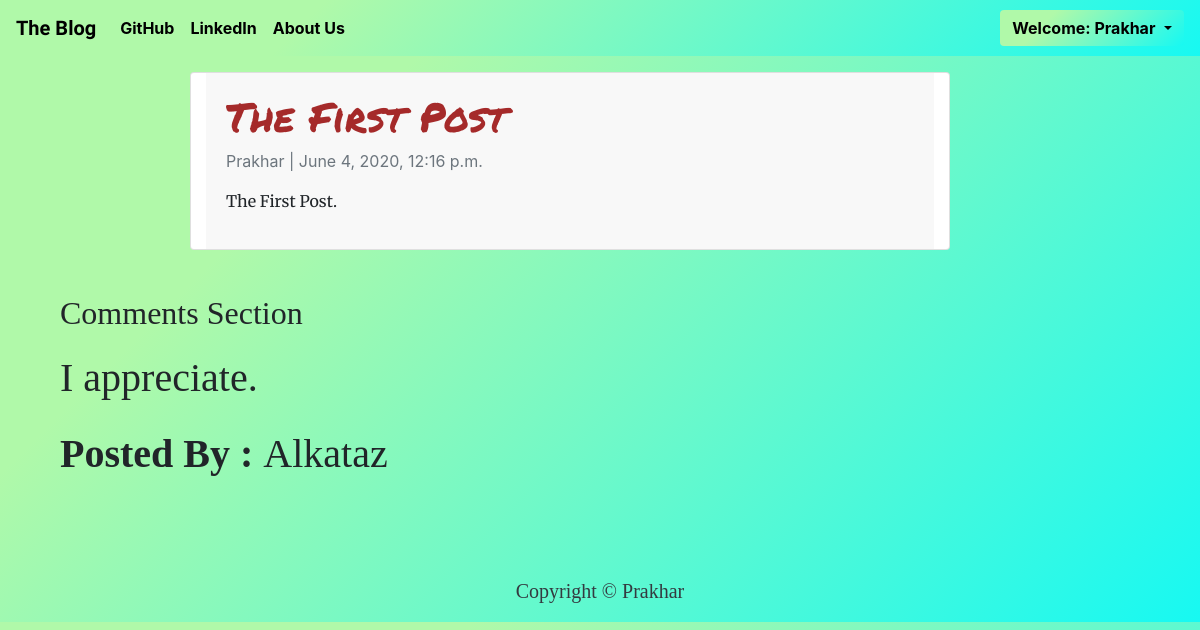
Page /blog/the_first_post (signed in) on the committed database.
### basic_app/models.py (models this page shows, shortened)
class Post(models.Model):
    title = models.CharField(max_length=200, unique=True)
    slug = models.SlugField(max_length=200, unique=True)
    author = models.ForeignKey(User, on_delete= models.CASCADE,related_name='blog_posts')
    content = models.TextField()
    created_on = models.DateTimeField(auto_now_add=True)
    status = models.IntegerField(choices=STATUS, default=0)
    class Meta:
        ordering = ['-created_on']

class Comment(models.Model):
    post = models.ForeignKey(Post,on_delete=models.CASCADE,related_name='comments')
    name = models.CharField(max_length=80)
    email = models.EmailField()
    body = models.TextField()
    created_on = models.DateTimeField(auto_now_add=True)
    active = models.BooleanField(default=False)
    class Meta:
        ordering = ['created_on']

### basic_app/views.py (the view)
# urls.py: path('<slug:slug>', views.PostDetail.as_view(),name='post_detail'),
class PostDetail(DetailView):
    model = Post
    template_name = 'basic_app/post_detail.html'

### basic_app/templates/basic_app/post_detail.html
{% extends 'basic_app/base.html' %}
{% block body_block %}
    <div class="row">
        <div class="col-md-8 card mb-4 mt-3 left top">
            <div class="card-body">
                <h1 class="detail_title">{{ post.title }}</h1>
                <p class=" text-muted">{{ post.author }} | {{ post.created_on }}</p>
                <p class="detail_text">{{ post.content | safe }}</p>
            </div>
        </div>
    </div>
    <div class="comment_section">
        <div class="container">
            <h2 class="comment-heading">Comments Section</h2>
            {% for comment in post.comments.all %}
                <div>
                    <p>{{ comment.body|safe|linebreaks }}</p>
                    <p><b>Posted By : </b>{{ comment.name }}</p>
                    <br>
                </div>
            {% endfor %}
        </div>
    </div>
{% endblock body_block %}

### basic_app/templates/basic_app/base.html (shortened to what this page needs)
<!DOCTYPE html>
{% load static %}
<html lang="en">
<head>
    <link rel="stylesheet" href="https://stackpath.bootstrapcdn.com/bootstrap/4.4.1/css/bootstrap.min.css">
</head>
<body>
  <nav class="navbar navbar-expand-lg navbar-light bg-light">
    <a class="navbar-brand" href="{% url 'home' %}"> <b class="blod_left title">The Blog</b> </a>
    <div class="collapse navbar-collapse" id="navbarNav">
      <ul class="navbar-nav">
        <li class="nav-item">
          <a class="nav-link" href="https://www.github.com"><b class="blod_left">GitHub</b></a>
        </li>
        <li class="nav-item">
          <a class="nav-link" href="https://www.linkedin.com"><b class="blod_left">LinkedIn</b></a>
        </li>
        <li class="nav-item">
          <a class="nav-link" href="{% url 'blog:about_us' %}"><b class="blod_left">About Us</b></a>
        </li>
      </ul>
    </div>
    <div class="dropdown">
      {% if user.is_authenticated %}
        <button class="btn btn-secondary dropdown-toggle" type="button" id="dropdownMenuButton" data-toggle="dropdown" aria-haspopup="true" aria-expanded="false">
          <a><b class="bold_left">Welcome: {{user.username}}</b></a>
        </button>
      {% else %}
        <button type="button" class="btn"><a class="nav navbar-nav navbar-right" href="{% url 'login' %}"> <b class="bold_right">Log In</b> </a></button>
      {% endif %}
    </div>
  </nav>
    <div class="container">
        {% block body_block %}
        {% endblock body_block %}
    </div>
    <footer class="py-3 bg-grey foot">
        <p class="m-0 text-dark text-center ">Copyright &copy; Prakhar</p>
    </footer>
</body>
</html>

### basic_app/templates/basic_app/base.html (style rules this page uses)
.card-body { background-color: rgba(245, 245, 245, 0.671); }
body { background-color: #17f9f2; background-image: linear-gradient(315deg, #17f9f2 0%, #b0f9a9 74%); }
.navbar { background-color: #17f9f2; background-image: linear-gradient(315deg, #17f9f2 0%, #b0f9a9 74%); }
.title { font-family: 'Metal Mania', cursive; }
.left { margin-left: 160px; position: static; }
#dropdownMenuButton { color: black; border-style: hidden; background-color: #17f9f2; background-image: linear-gradient(315deg, #17f9f2 0%, #b0f9a9 74%); }
.blod_left { color: black; }
.detail_title { color: brown; font-family: 'Permanent Marker', cursive; }
.detail_text { font-family: 'Merriweather', serif; }
.comment_section { font-family: 'Pacifico', cursive; font-size:40px; margin-top: 20px; }
.foot { font-family: 'Pacifico', cursive; font-size: 20px; }

### rows in the picture
Post: title "The First Post", author "Prakhar", created_on "June 4, 2020, 12:16 p.m.", content "The First Post."
Comment: body "I appreciate.", name "Alkataz"

### other values in the picture
{{ user.username }} "Prakhar"
